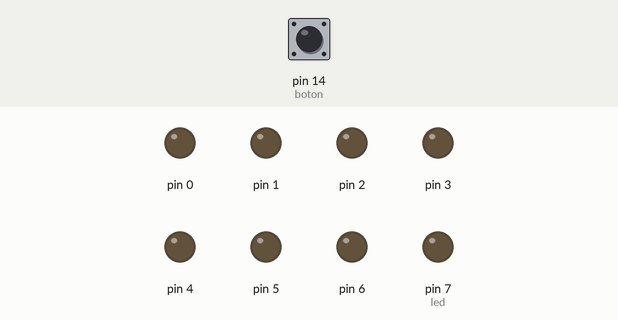
This sketch was run on a simulated Arduino Uno, built with avr-gcc and run on an emulated ATmega328P. On the bench: output pins drawn as LEDs (lit = HIGH). Inputs (shaded band) come from the test bench; at power-on: pin 14 (boton) LOW.

Above: at 1.2 s.
1.3 s: pin 14 (boton) pulled HIGH for 0.15 s
At 1.37 s:
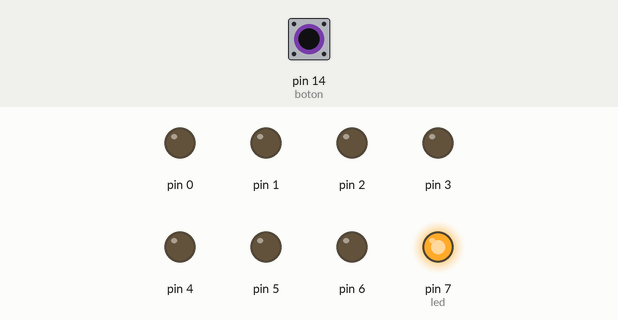
2.9 s: pin 14 (boton) pulled HIGH for 3.2 s
At 7.4 s:
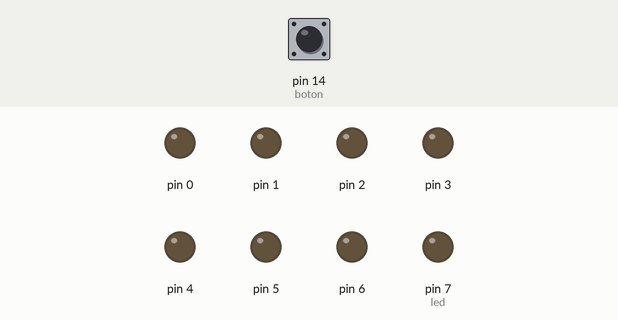
Timing chart, 0 to 8.9 s (numbered marks = the images above; inputs shaded):
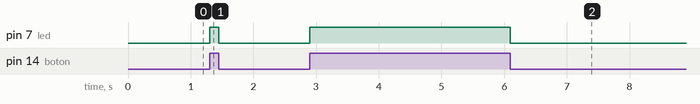

The sketch:

arduino.80botonenciendeled.ino
```cpp
int boton = 14;
int led = 7;

void setup() {
  pinMode(boton, INPUT);
  for (int i = 0; i < 8; i = i + 1) {
    pinMode(i, OUTPUT);
  }
}

void loop() {

  if (digitalRead(boton) == 1) {
    digitalWrite(led, HIGH);

  }
  else {
    digitalWrite(led, LOW);
  }


}
```

Measured:
- after the input at 1.3 s, pin 7 (led): LOW → HIGH at once, → LOW 0.15 s later
- after the input at 2.9 s, pin 7 (led): LOW → HIGH at once, → LOW 3.2 s later
